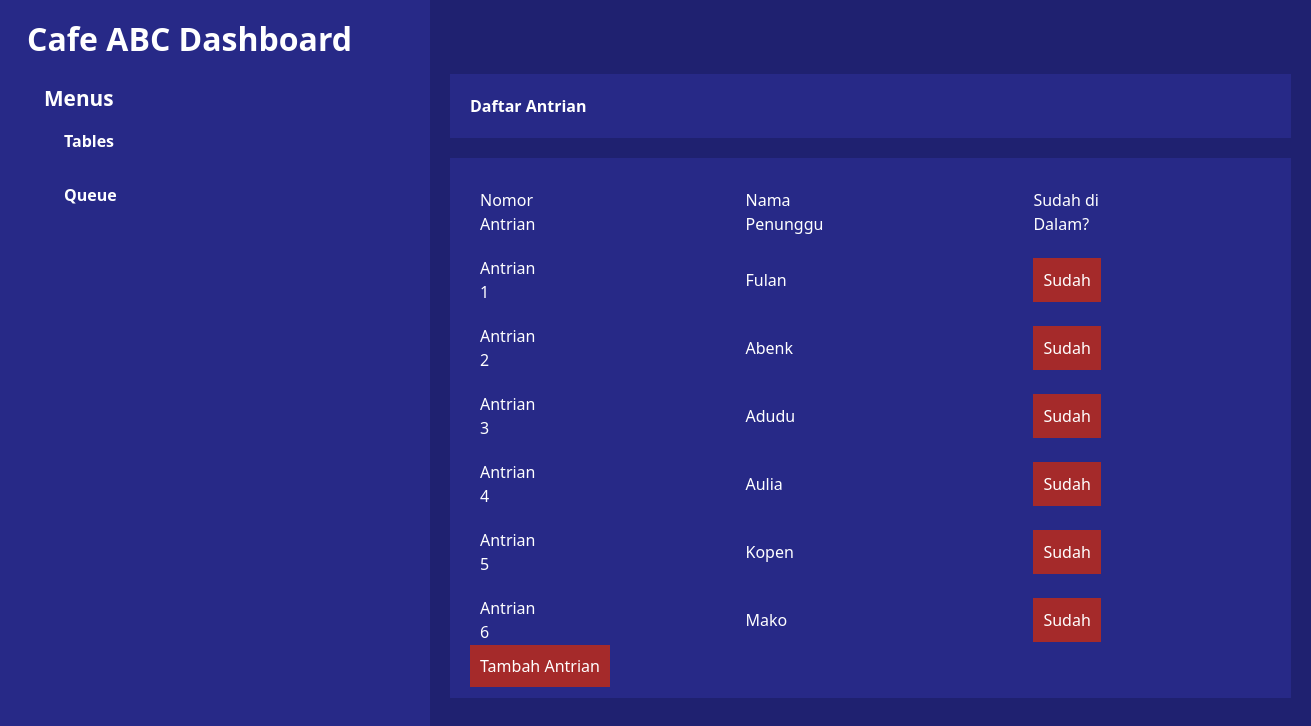
The app's page /dashboard/queue.php with its own data.
### tables this page shows
CREATE TABLE `queue` (
  `idqueue` int(11) NOT NULL,
  `customerqueuing` varchar(255) NOT NULL,
  `iswaiting` tinyint(1) NOT NULL
);

### dashboard/queue.php (the view, shortened to what this page needs)
<?php
    include "./../db.php";
    $query = "SELECT * FROM queue WHERE iswaiting = 1 ORDER BY idqueue";
    $result = $db->query($query);
?>
<!DOCTYPE html>
<html lang="en">
<head>
    <link href="https://cdn.jsdelivr.net/npm/bootstrap@5.3.3/dist/css/bootstrap.min.css" rel="stylesheet">
</head>
<body>
    <?php include "dashboard.php"?>
    <div class="tables__header">
        <div class="tables__header__title">Daftar Antrian</div>
    </div>
    <div class="tables__header">
        <table class="tables__info">
            <thead>
                <tr>
                    <td>Nomor Antrian</td>
                    <td>Nama Penunggu</td>
                    <td>Sudah di Dalam?</td>
                </tr>
            </thead>
            <tbody>
                <?php while ($row = $result->fetch_assoc()): ?>
                    <tr>
                        <td>Antrian <?= htmlspecialchars($row['idqueue']) ?></td>
                        <td><?= htmlspecialchars($row['customerqueuing']) ?></td>
                        <td>
                            <form action="" method="POST">
                                <button class="button__update">Sudah</button>
                            </form>
                        </td>
                    </tr>
                <?php endwhile; ?>
            </tbody>
        </table>
        <div class="button__container">
            <a href="add.php" class="button__add">Tambah Antrian</a>
        </div>
    </div>
</body>
</html>

### dashboard/dashboard.php (shortened to what this page needs)
<!DOCTYPE html>
<html lang="en">
<head>
    <link href="https://cdn.jsdelivr.net/npm/bootstrap@5.3.3/dist/css/bootstrap.min.css" rel="stylesheet">
</head>
<body>
    <div class="container">
        <div class="sidebarcontent">
            <?php include "sidebar.php"?>
        </div>
        <form action="dashboard.php" method="POST">
            <button type="submit" name="logout" class="logout">Log out</button>
        </form>
    </div>
</body>
</html>

### dashboard/sidebar.php (shortened to what this page needs)
<!DOCTYPE html>
<html lang="en">
<head>
    <link href="https://cdn.jsdelivr.net/npm/bootstrap@5.3.3/dist/css/bootstrap.min.css" rel="stylesheet">
<body>
    <div class="container">
        <a class="title" href="dashboard.php">Cafe ABC Dashboard</a>
        <ul class="menu__list">Menus
            <li><a class="list" href="tables.php">Tables</a></li>
            <li><a class="list" href="queue.php">Queue</a></li>
        </ul>
    </div>
</body>
</html>

### dashboard/queue.php (style rules this page uses)
:root { --background: #1f2170; --backgroundSd: #272987; --backgroundHov: #5758ad; --foreground: #171717; --text: white; }
body { background-color: var(--background); }
.tables__header { background-color: var(--backgroundSd); margin: 20px 20px 10px 450px; padding: 20px; }
.tables__header__title { font-weight: bold; }
.tables__info td { padding: 10px 200px 10px 10px; }
.button__update { padding: 10px; background-color: brown; border: none; }
.button__add { padding: 10px; margin-top: 10px; background-color: brown; border: none; text-decoration: none; color: var(---text); }

### dashboard/dashboard.php (style rules this page uses)
:root { --background: #1f2170; --backgroundSd: #272987; --foreground: #171717; --text: white; }
body { background-color: var(--background); }
.container { display: flex; margin: 0; padding: 0; }
.sidebarcontent { height: 100vh; width: 430px; position: fixed; z-index: 1; top: 0; left: 0; background-color: var(--backgroundSd); overflow-x: hidden; }
.logout { padding: 10px; margin-top: 10px; margin-left: 140px; background-color: brown; border: none; color: var(---text); font-weight: bold; }

### dashboard/sidebar.php (style rules this page uses)
:root { --background: #1f2170; --backgroundSd: #272987; --backgroundHov: #5758ad; --foreground: #171717; --text: white; }
body { background-color: var(--background); }
* { color: var(--text); }
.container { flex-direction: column; }
.title { display: flex; margin-top: 15px; margin-bottom: 20px; margin-left: 15px; font-size: 2rem; font-weight: 700; text-decoration: none; color: var(--text); }
.menu__list { list-style: none; font-weight: bold; font-size: 1.3rem; margin-bottom: 10px; }
.list { padding: 15px 20px; width: 100%; font-size: 1rem; text-decoration: none; color: var(--text); box-sizing: border-box; display: inline-block; }

### records on screen
queue: idqueue "1", customerqueuing "Fulan"
queue: idqueue "2", customerqueuing "Abenk"
queue: idqueue "3", customerqueuing "Adudu"
queue: idqueue "4", customerqueuing "Aulia"
queue: idqueue "5", customerqueuing "Kopen"
queue: idqueue "6", customerqueuing "Mako"
